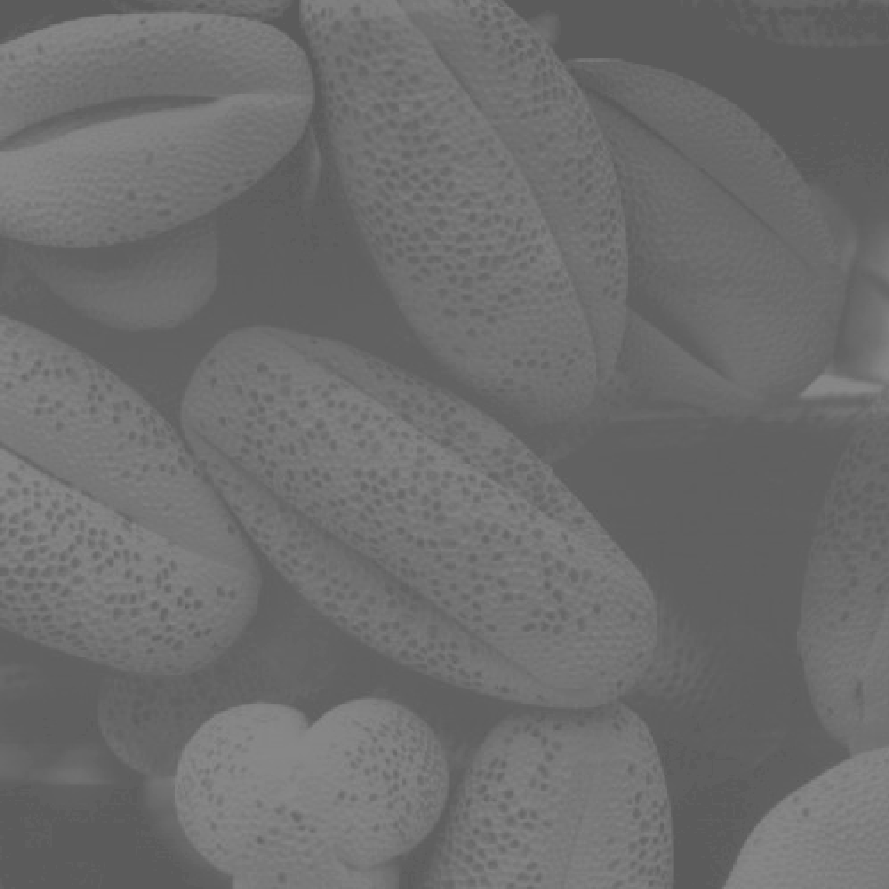
#> input picture original_image/Fig0310(b)(washed_out_pollen_image).tif, 889 x 889 px, found by its file name
$ python '对比度拉伸.py'
#> lines starting #> are read from the running program, lines starting #| are printed output that depends on the picture; after the words box and inside, x2 and y2 are one past the last pixel; in counts of white or black regions, pixels touching at a corner belong together
#> further down, original_image is the input picture: shape (889, 889); min 91, max 138, mean 109.1
import numpy as np
import imageio.v2 as imageio
import matplotlib
matplotlib.use('TkAgg')
import matplotlib.pyplot as plt
import os


def contrast_stretch(input_image):
    """
    Performs contrast stretching on the input image
    """
    r_min = np.min(input_image)
#> r_min = 91
    r_max = np.max(input_image)
#> r_max = 138

    if r_max == r_min:
        return input_image.astype('uint8')

    input_image_float = input_image.astype(float)
    output_image = (input_image_float - r_min) * (255.0 / (r_max - r_min))
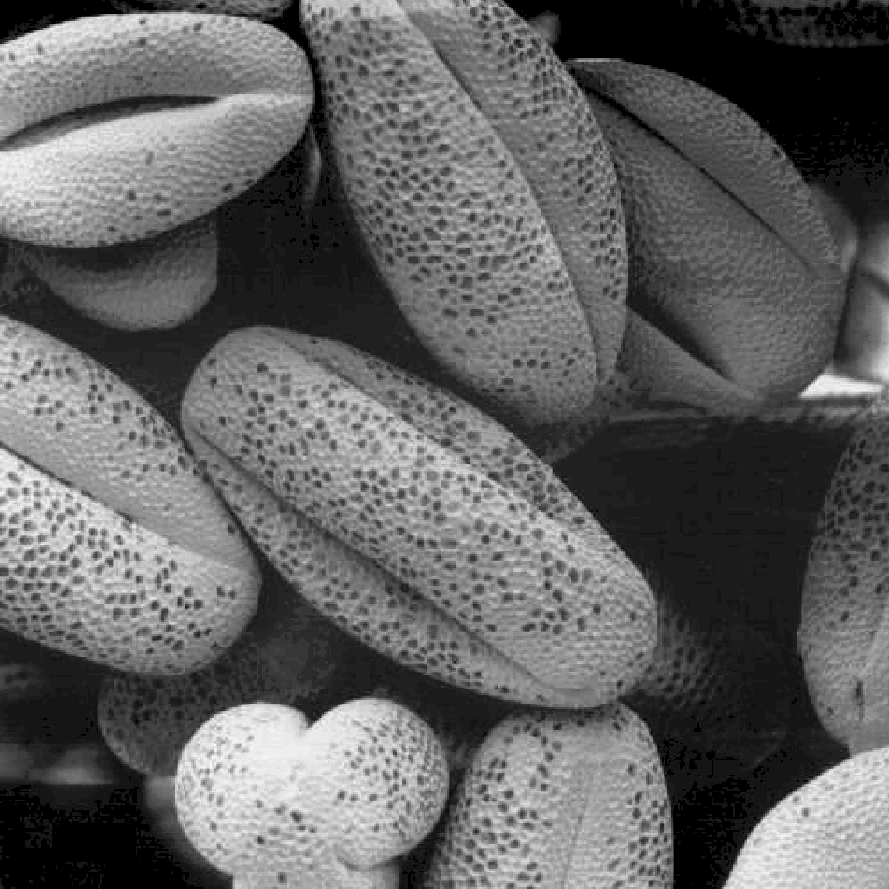
#> output_image: shape (889, 889) float64; min 0, max 255, mean 98.1
    return output_image.astype('uint8')


def threshold_processing(input_image, threshold_value):
    """
    Performs grayscale thresholding on the image
    """
    output_image = np.zeros_like(input_image)
    output_image[input_image >= threshold_value] = 255
    return output_image.astype('uint8')


if __name__ == "__main__":
    image_path = "Fig0310(b)(washed_out_pollen_image).tif"
    original_image = imageio.imread(image_path)

    stretched_image = contrast_stretch(original_image)
    m = int(np.mean(original_image))
#> m = 109
    thresholded_image = threshold_processing(original_image, m)
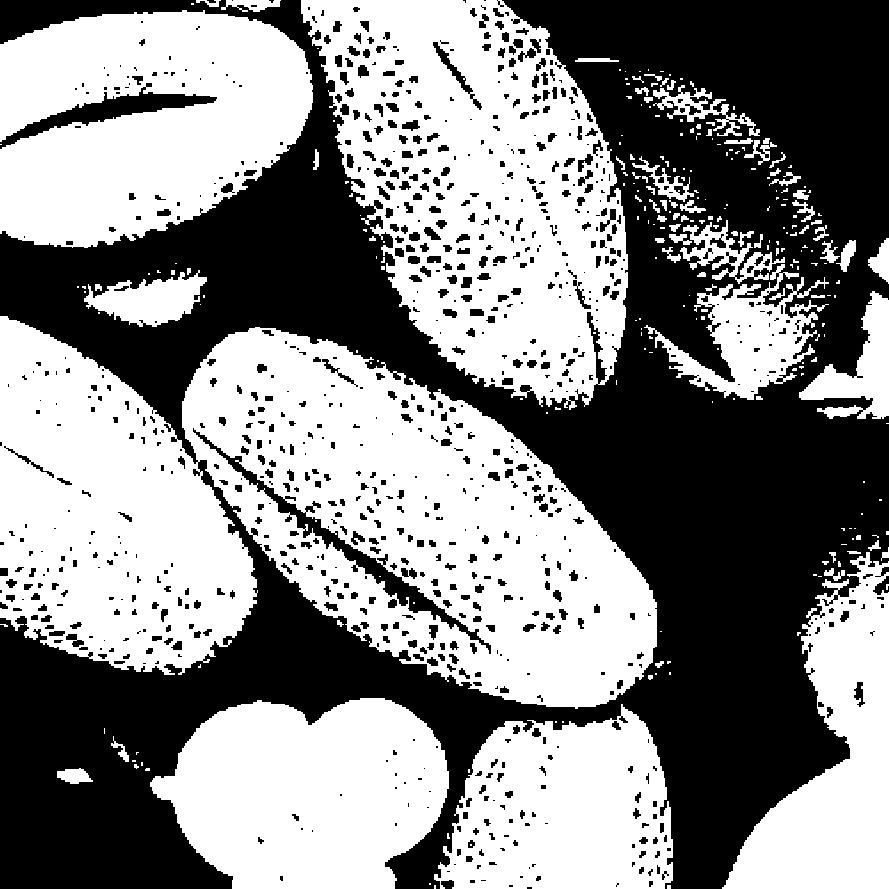
#> thresholded_image: shape (889, 889); 53.3% white; 914 black regions (397 under 20 px), largest, box (x1, y1, x2, y2) and area: (0, 0, 889, 889) 335771, (193, 428, 491, 654) 4028, (0, 83, 217, 149) 3153

    # Visualization
    plt.figure(figsize=(18, 6))

    plt.subplot(1, 3, 1)
    plt.imshow(original_image, cmap='gray', vmin=0, vmax=255)
    plt.title(f'a) Original Image\n(Gray Range: [{np.min(original_image)}, {np.max(original_image)}])')
    plt.axis('off')

    plt.subplot(1, 3, 2)
    plt.imshow(stretched_image, cmap='gray', vmin=0, vmax=255)
    plt.title(f'c) Contrast Stretch Result\n(Gray Range: [{np.min(stretched_image)}, {np.max(stretched_image)}])')
    plt.axis('off')

    plt.subplot(1, 3, 3)
    plt.imshow(thresholded_image, cmap='gray', vmin=0, vmax=255)
    plt.title(f'd) Threshold Processing Result\n(Threshold m = {m})')
    plt.axis('off')

    plt.tight_layout()
    output_path = "Fig0310_combined_results.png"
    plt.savefig(output_path, bbox_inches='tight')
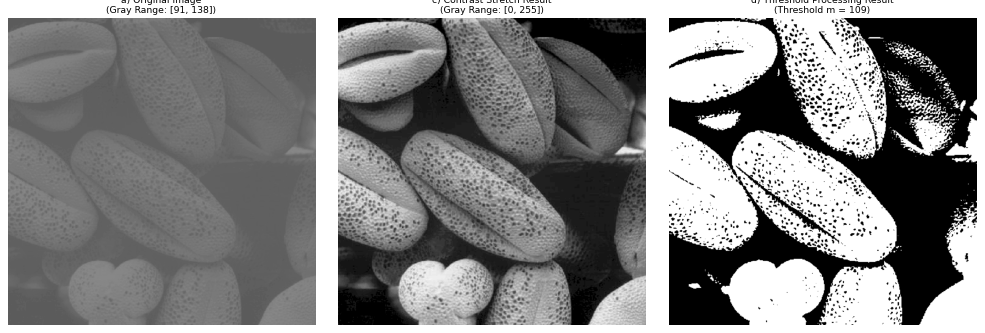
#> figure drawn by matplotlib, 3 panels

    imageio.imwrite("Fig0310_stretched.tif", stretched_image)
    imageio.imwrite("Fig0310_thresholded.tif", thresholded_image)
